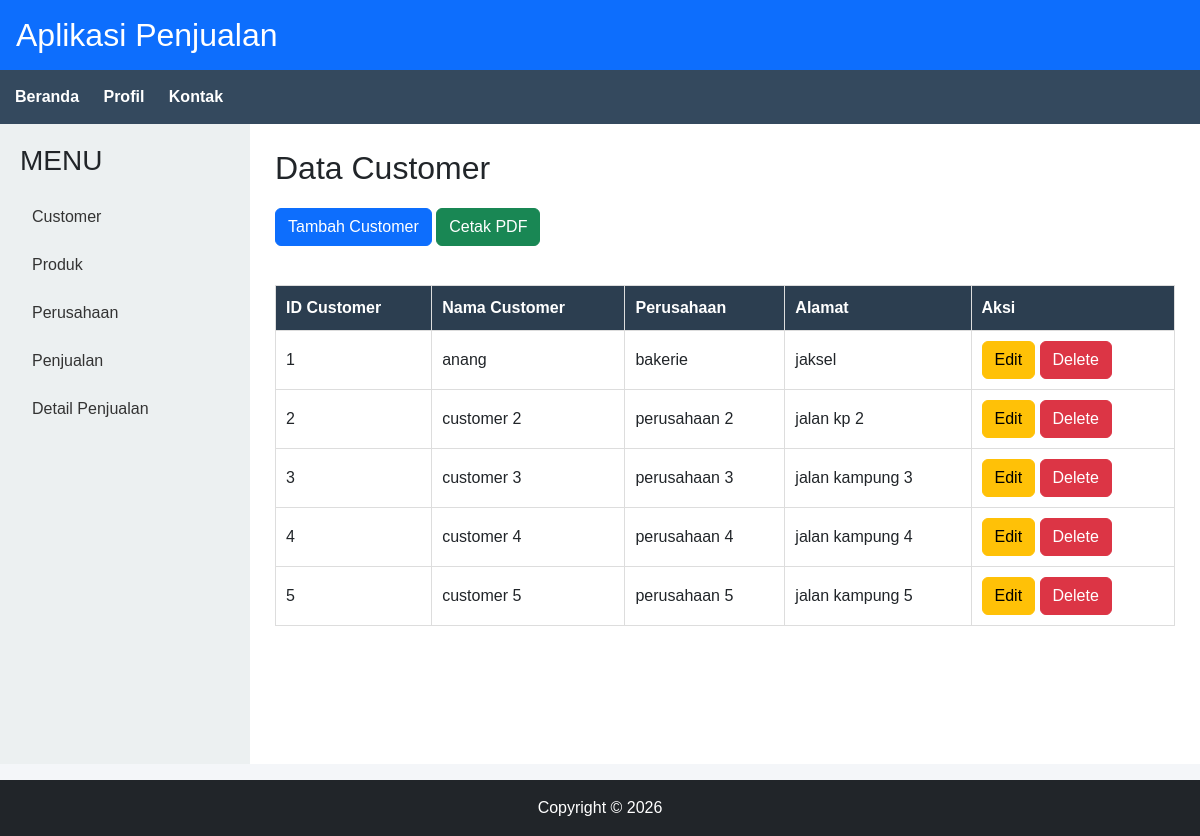
/customer/index.php, run on the app's committed database.
### tables this page shows
CREATE TABLE `customer` (
  `id_customer` int NOT NULL,
  `nama_customer` varchar(255) NOT NULL,
  `perusahaan_cust` varchar(255) NOT NULL,
  `alamat` varchar(255) NOT NULL
);

### customer/index.php (the view)
<?php
include '../config/koneksi.php';
include '../assets/header.php';
include '../assets/navigation.php';
?>
<div class="main">
    <?php include '../assets/sidebar.php'; ?>
    <div class="content">
        <h2>Data Customer</h2>
        <a href="tambah.php" class="btn btn-primary">
            Tambah Customer
        </a>
        <a href="cetak.php" target="_blank" class="btn btn-success">
            Cetak PDF
        </a>
        <br><br>
        <table>
            <tr>
                <th>ID Customer</th>
                <th>Nama Customer</th>
                <th>Perusahaan</th>
                <th>Alamat</th>
                <th>Aksi</th>
            </tr>
            <?php
            $query = mysqli_query(
                $koneksi,
                "SELECT * FROM customer"
            );
            while ($data = mysqli_fetch_assoc($query)) {
                ?>
                <tr>
                    <td><?= $data['id_customer']; ?></td>
                    <td><?= $data['nama_customer']; ?></td>
                    <td><?= $data['perusahaan_cust']; ?></td>
                    <td><?= $data['alamat']; ?></td>
                    <td>
                        <a href="edit.php?id=<?= $data['id_customer']; ?>" class="btn btn-warning">
                            Edit
                        </a>
                        <a href="delete.php?id=<?= $data['id_customer']; ?>" class="btn btn-danger"
                            onclick="return confirm('Yakin ingin menghapus data ini?')">
                            Delete
                        </a>
                    </td>
                </tr>
            <?php } ?>
        </table>
    </div>
</div>
<?php include '../assets/footer.php'; ?>

### assets/header.php (shortened to what this page needs)
<!DOCTYPE html>
<html>
<head>
    <link rel="stylesheet" href="/ujian_lsp/assets/bootstrap/css/bootstrap.min.css">
    <link rel="stylesheet" href="/ujian_lsp/assets/style.css?v=<?php echo time(); ?>">
</head>
<body>
    <div class="bg-primary text-white p-3">
        <h2 class="m-0">Aplikasi Penjualan</h2>
    </div>

### assets/navigation.php
<div class="navigation">
    <a href="/ujian_lsp/index.php">
        Beranda
    </a>
    <a href="#">
        Profil
    </a>
    <a href="#">
        Kontak
    </a>
</div>

### assets/sidebar.php
<div class="sidebar">
    <h3>MENU</h3>
    <a href="/ujian_lsp/customer/index.php">
        Customer
    </a>
    <a href="/ujian_lsp/produk/index.php">
        Produk
    </a>
    <a href="/ujian_lsp/perusahaan/index.php">
        Perusahaan
    </a>
    <a href="/ujian_lsp/faktur/index.php">
        Penjualan
    </a>
    <a href="/ujian_lsp/detail_faktur/index.php">
        Detail Penjualan
    </a>
</div>

### assets/footer.php (shortened to what this page needs)
<footer class="bg-dark text-white text-center p-3 mt-3">
    Copyright ©
    <?= date('Y'); ?>
</footer>
</body>
</html>

### assets/style.css (style rules this page uses)
* { margin: 0; padding: 0; box-sizing: border-box; }
body { font-family: Arial, Helvetica, sans-serif; background: #f4f6f9; }
.navigation { background: #34495e; padding: 15px; }
.navigation a { color: white; text-decoration: none; margin-right: 20px; font-weight: bold; }
.main { display: flex; min-height: calc(100vh - 160px); }
.sidebar { width: 250px; background: #ecf0f1; padding: 20px; }
.sidebar h3 { margin-bottom: 15px; }
.sidebar a { display: block; padding: 12px; text-decoration: none; color: #333; border-radius: 5px; }
.content { flex: 1; background: white; padding: 25px; }
.content h2 { margin-bottom: 20px; }
table { width: 100%; border-collapse: collapse; margin-top: 15px; }
table th { background: #2c3e50; color: white; }
table th, table td { border: 1px solid #ddd; padding: 10px; }

### data on the page
customer: id_customer "1", nama_customer "anang", perusahaan_cust "bakerie", alamat "jaksel"
customer: id_customer "2", nama_customer "customer 2", perusahaan_cust "perusahaan 2", alamat "jalan kp 2"
customer: id_customer "3", nama_customer "customer 3", perusahaan_cust "perusahaan 3", alamat "jalan kampung 3"
customer: id_customer "4", nama_customer "customer 4", perusahaan_cust "perusahaan 4", alamat "jalan kampung 4"
customer: id_customer "5", nama_customer "customer 5", perusahaan_cust "perusahaan 5", alamat "jalan kampung 5"
